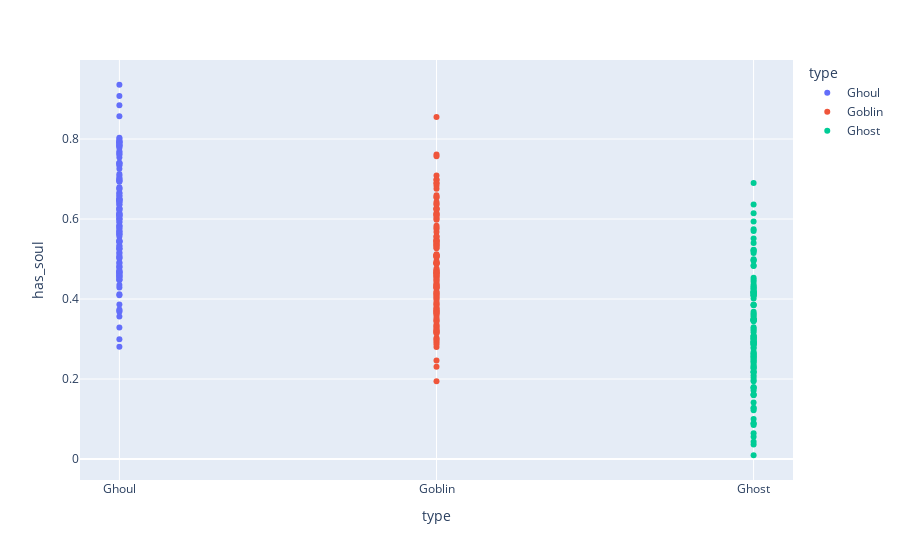

This figure's notebook cell:
### Code cell
# Tomando 'has_soul'
px.scatter(Datos,x='type',y='has_soul',color='type')

### Figure 1 — Plotly figure (JSON) as saved in the notebook; plotly's stock layout.template omitted (floating-point values rounded to 4 significant figures; data arrays with more than 128 entries replaced by an {"elided": "..."} marker saying what was removed)
{"data": [{"hovertemplate": "type=%{x}<br>has_soul=%{y}<extra></extra>", "legendgroup": "Ghoul", "marker": {"color": "#636efa", "symbol": "circle"}, "mode": "markers", "name": "Ghoul", "orientation": "v", "showlegend": true, "type": "scatter", "x": {"elided": "129 str values"}, "xaxis": "x", "y": {"elided": "129 float values"}, "yaxis": "y"}, {"hovertemplate": "type=%{x}<br>has_soul=%{y}<extra></extra>", "legendgroup": "Goblin", "marker": {"color": "#EF553B", "symbol": "circle"}, "mode": "markers", "name": "Goblin", "orientation": "v", "showlegend": true, "type": "scatter", "x": ["Goblin", "Goblin", "Goblin", "Goblin", "Goblin", "Goblin", "Goblin", "Goblin", "Goblin", "Goblin", "Goblin", "Goblin", "Goblin", "Goblin", "Goblin", "Goblin", "Goblin", "Goblin", "Goblin", "Goblin", "Goblin", "Goblin", "Goblin", "Goblin", "Goblin", "Goblin", "Goblin", "Goblin", "Goblin", "Goblin", "Goblin", "Goblin", "Goblin", "Goblin", "Goblin", "Goblin", "Goblin", "Goblin", "Goblin", "Goblin", "Goblin", "Goblin", "Goblin", "Goblin", "Goblin", "Goblin", "Goblin", "Goblin", "Goblin", "Goblin", "Goblin", "Goblin", "Goblin", "Goblin", "Goblin", "Goblin", "Goblin", "Goblin", "Goblin", "Goblin", "Goblin", "Goblin", "Goblin", "Goblin", "Goblin", "Goblin", "Goblin", "Goblin", "Goblin", "Goblin", "Goblin", "Goblin", "Goblin", "Goblin", "Goblin", "Goblin", "Goblin", "Goblin", "Goblin", "Goblin", "Goblin", "Goblin", "Goblin", "Goblin", "Goblin", "Goblin", "Goblin", "Goblin", "Goblin", "Goblin", "Goblin", "Goblin", "Goblin", "Goblin", "Goblin", "Goblin", "Goblin", "Goblin", "Goblin", "Goblin", "Goblin", "Goblin", "Goblin", "Goblin", "Goblin", "Goblin", "Goblin", "Goblin", "Goblin", "Goblin", "Goblin", "Goblin", "Goblin", "Goblin", "Goblin", "Goblin", "Goblin", "Goblin", "Goblin", "Goblin", "Goblin", "Goblin", "Goblin", "Goblin", "Goblin"], "xaxis": "x", "y": [0.4399, 0.2803, 0.4679, 0.4718, 0.4653, 0.5458, 0.472, 0.4147, 0.5386, 0.3761, 0.4329, 0.3867, 0.6154, 0.4274, 0.4553, 0.3, 0.445, 0.4909, 0.4886, 0.4894, 0.5341, 0.4591, 0.2921, 0.3023, 0.4951, 0.5117, 0.4651, 0.3771, 0.2965, 0.5042, 0.5359, 0.6234, 0.5461, 0.1944, 0.318, 0.3309, 0.3718, 0.3222, 0.3178, 0.4601, 0.5678, 0.3364, 0.3456, 0.528, 0.551, 0.6973, 0.7616, 0.3597, 0.3827, 0.3684, 0.371, 0.4909, 0.676, 0.3639, 0.3326, 0.5571, 0.5071, 0.6008, 0.4193, 0.6831, 0.5834, 0.611, 0.3677, 0.6127, 0.2868, 0.2305, 0.5751, 0.709, 0.3888, 0.3643, 0.4558, 0.6258, 0.5565, 0.4762, 0.699, 0.4053, 0.4295, 0.5985, 0.6899, 0.466, 0.7568, 0.6893, 0.4027, 0.3161, 0.545, 0.509, 0.3136, 0.6271, 0.6048, 0.4115, 0.3272, 0.4508, 0.4365, 0.4352, 0.4873, 0.6553, 0.2463, 0.654, 0.5268, 0.6248, 0.5094, 0.5787, 0.8549, 0.5435, 0.4475, 0.6096, 0.3491, 0.5064, 0.4089, 0.5103, 0.464, 0.5401, 0.5326, 0.344, 0.6597, 0.6423, 0.3227, 0.6382, 0.4154, 0.4277, 0.4314, 0.3993, 0.3933, 0.3534, 0.6357], "yaxis": "y"}, {"hovertemplate": "type=%{x}<br>has_soul=%{y}<extra></extra>", "legendgroup": "Ghost", "marker": {"color": "#00cc96", "symbol": "circle"}, "mode": "markers", "name": "Ghost", "orientation": "v", "showlegend": true, "type": "scatter", "x": ["Ghost", "Ghost", "Ghost", "Ghost", "Ghost", "Ghost", "Ghost", "Ghost", "Ghost", "Ghost", "Ghost", "Ghost", "Ghost", "Ghost", "Ghost", "Ghost", "Ghost", "Ghost", "Ghost", "Ghost", "Ghost", "Ghost", "Ghost", "Ghost", "Ghost", "Ghost", "Ghost", "Ghost", "Ghost", "Ghost", "Ghost", "Ghost", "Ghost", "Ghost", "Ghost", "Ghost", "Ghost", "Ghost", "Ghost", "Ghost", "Ghost", "Ghost", "Ghost", "Ghost", "Ghost", "Ghost", "Ghost", "Ghost", "Ghost", "Ghost", "Ghost", "Ghost", "Ghost", "Ghost", "Ghost", "Ghost", "Ghost", "Ghost", "Ghost", "Ghost", "Ghost", "Ghost", "Ghost", "Ghost", "Ghost", "Ghost", "Ghost", "Ghost", "Ghost", "Ghost", "Ghost", "Ghost", "Ghost", "Ghost", "Ghost", "Ghost", "Ghost", "Ghost", "Ghost", "Ghost", "Ghost", "Ghost", "Ghost", "Ghost", "Ghost", "Ghost", "Ghost", "Ghost", "Ghost", "Ghost", "Ghost", "Ghost", "Ghost", "Ghost", "Ghost", "Ghost", "Ghost", "Ghost", "Ghost", "Ghost", "Ghost", "Ghost", "Ghost", "Ghost", "Ghost", "Ghost", "Ghost", "Ghost", "Ghost", "Ghost", "Ghost", "Ghost", "Ghost", "Ghost", "Ghost", "Ghost", "Ghost"], "xaxis": "x", "y": [0.6364, 0.2275, 0.1412, 0.25, 0.4434, 0.3296, 0.1974, 0.3005, 0.4827, 0.4083, 0.4362, 0.2683, 0.3216, 0.04332, 0.1594, 0.2193, 0.3486, 0.3482, 0.08892, 0.1271, 0.1279, 0.1772, 0.3043, 0.5745, 0.1715, 0.009402, 0.2434, 0.4175, 0.05546, 0.4479, 0.2851, 0.4841, 0.2331, 0.3519, 0.3609, 0.2936, 0.4299, 0.3259, 0.03646, 0.291, 0.4955, 0.2762, 0.2602, 0.2923, 0.4202, 0.426, 0.5149, 0.238, 0.4152, 0.3859, 0.3075, 0.3859, 0.4995, 0.4122, 0.4535, 0.3567, 0.4971, 0.2868, 0.06447, 0.2631, 0.3076, 0.2091, 0.2168, 0.2873, 0.0999, 0.0894, 0.3639, 0.4181, 0.5941, 0.1794, 0.3487, 0.2646, 0.3171, 0.2554, 0.2304, 0.4159, 0.2576, 0.3478, 0.1613, 0.4317, 0.3679, 0.2171, 0.3007, 0.409, 0.204, 0.4173, 0.1217, 0.2955, 0.4016, 0.2481, 0.2271, 0.3077, 0.08483, 0.5217, 0.4095, 0.1611, 0.2797, 0.4147, 0.3465, 0.2438, 0.6142, 0.2881, 0.3463, 0.5233, 0.1796, 0.5194, 0.5398, 0.3843, 0.2921, 0.2536, 0.5701, 0.4258, 0.69, 0.1941, 0.3444, 0.5515, 0.3006], "yaxis": "y"}], "layout": {"legend": {"title": {"text": "type"}, "tracegroupgap": 0}, "margin": {"t": 60}, "xaxis": {"anchor": "y", "categoryarray": ["Ghoul", "Goblin", "Ghost"], "categoryorder": "array", "domain": [0, 1], "title": {"text": "type"}}, "yaxis": {"anchor": "x", "domain": [0, 1], "title": {"text": "has_soul"}}}}
